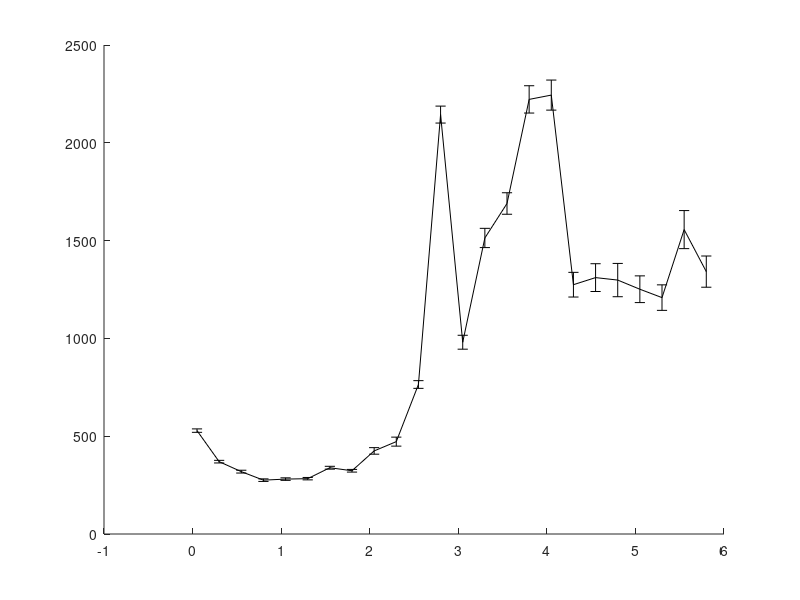

Write MATLAB code to recreate this figure. (Note: this script raises an error after producing the figure.)
% In this experiment I compare the performance of the GD (with KDL) and the
% PCS on one scene with obstacles where the start and goal configurations
% are:
% State c_start = {0.5236, 1.7453, -1.8326, -1.4835,	1.5708,	0, 1.004278, 0.2729, 0.9486, -1.15011, 1.81001, -1.97739};
% State c_goal = {0.5236, 0.34907, 0.69813, -1.3963, 1.5708, 0, 0.7096, 1.8032, -1.7061, -1.6286, 1.9143, -2.0155}; // Robot 2 no backflip - Elbow down
% This while benchmarking the maximum step distance.
% With joint limits of the ABB robots.
% BiRRT planner
% last updated: 08/29/17

clear all
clc

%%
D1 = load('benchmark_BiRRT_PCS_3poles_rangeB.txt'); 

%%
D2 = load('benchmark_BiRRT_GD_3poles_rangeB.txt'); 
D2 = D2(D2(:,1) > 0.6,:);

%%
% PCS
rd = sort(unique(D1(:,1)));
for i = 1:length(rd)
    M = D1(D1(:,1)==rd(i), 2:end);
    td(i) = mean(M(:,4))*1e3;
    td_ste(i) = 1e3*std(M(:,4))/sqrt(size(M,1));
    nodes_d(i) =  mean(M(:,10));
    trees_d(i) =  mean(M(:,11));
    tlc_d(i) = mean(M(:,12))*1e3;
end

%%
% GD
rg = sort(unique(D2(:,1)));
for i = 1:length(rg)
    M = D2(D2(:,1)==rg(i), 2:end);
%     disp([i-1 rg(i)  size(M,1)])
    tg(i) = mean(M(:,4))*1e3;
    tg_ste(i) = 1e3*std(M(:,4))/sqrt(size(M,1));
    nodes_g(i) =  mean(M(:,10));
    trees_g(i) =  mean(M(:,11));
    tlc_g(i) = mean(M(:,12))*1e3;
end

%%
disp(' ');
[tdmin, id] = min(td);
[tgmin, ig] = min(tg);

%%
h = figure(1);
clf
errorbar(rd,td,td_ste,'-k','linewidth',2);
hold on
errorbar(rg,tg,tg_ste,'--k','linewidth',2);
hold off
ylabel('mean runtime [msec]');
xlabel('max. local-connection distance');
legend('PCS','GD');
% xlim([0 6]);
% xlim([min(rd) max(rd)]);

%% 
D1 = D1(D1(:,1)==rd(id), 2:end);
verf = D1(:,1)==1;
suc = D1(:,2)==1;

disp('PCS:');
disp(['Results of ' num2str(size(D1,1)) ' queries.']);
disp(['Minimum avg. runtime for PCS is ' num2str(tdmin) 'msec with d = ' num2str(rd(id)) ]);
disp(['Percent of successful queries verified: ' num2str(sum(verf & suc)/sum(suc)*100) '%']);
disp(['Plan distance: ' num2str(D1(1,3)) ]);
disp(['Avg. runtime: ' num2str(mean(D1(:,4))*1e3)  ' +/- ' num2str(std(D1(:,4))/sqrt(size(D1,1))*1e3) ' msec ']);
disp(['Avg. local-connection time: ' num2str(mean(D1(:,12))*1e3)  ' +/- ' num2str(std(D1(:,12))/sqrt(size(D1,1))*1e3) ' msec ']);
disp(['Avg. nodes in path: ' num2str(floor(mean(D1(:,10)))) ]);
disp(['Avg. nodes in trees: ' num2str(floor(mean(D1(:,11)))) ]);
disp(['Avg. number of IK solutions: ' num2str(floor(mean(D1(:,5)))) ]);

%%
D2 = D2(D2(:,1)==rg(ig), 2:end);
verf = D2(:,1)==1;
suc = D2(:,2)==1;

disp('GD:');
disp(['Results of ' num2str(size(D2,1)) ' queries.']);
disp(['Minimum avg. runtime for GD is ' num2str(tgmin) 'msec with d = ' num2str(rg(ig)) ]);
disp(['Percent of successful queries verified: ' num2str(sum(verf & suc)/sum(suc)*100) '%']);
disp(['Plan distance: ' num2str(D2(1,3)) ]);
disp(['Avg. runtime: ' num2str(mean(D2(:,4))*1e3)  ' +/- ' num2str(std(D2(:,4))/sqrt(size(D2,1))*1e3) ' msec ']);
disp(['Avg. local-connection time: ' num2str(mean(D2(:,12))*1e3)  ' +/- ' num2str(std(D2(:,12))/sqrt(size(D2,1))*1e3) ' msec ']);
disp(['Avg. nodes in path: ' num2str(floor(mean(D2(:,10)))) ]);
disp(['Avg. nodes in trees: ' num2str(floor(mean(D2(:,11)))) ]);
disp(['Avg. number of projections: ' num2str(floor(mean(D2(:,5)))) ]);

%%
disp(' ');
disp(['Best speed-up: t_{gd}/t_{pcs} = ' num2str(tgmin/tdmin) ]);

%%
%%
%%

% PCS
td = D1(:,4);
maxT = max(td);
T1 = linspace(0,maxT,100);
T1 = T1(2:end);
for i = 1:length(T1)
    sd = td < T1(i);
    md(i) = mean(td(sd));
    Md(i) = 1-sum(sd)/length(td);
end
%%
% GD
tg = D2(:,4);
maxT = max(tg);
T2 = linspace(0,maxT,1000);
T2 = T2(2:end);
for i = 1:length(T2)
    sg = tg < T2(i);
    mg(i) = mean(tg(sg));
    Mg(i) = 1-sum(sg)/length(tg);
end
%%
h = figure(2);
clf
plot(T1,Md*100,'-k','linewidth',2);
hold on
plot(T2,Mg*100,'--k','linewidth',2);
hold off
xlabel('maximum runtime [sec]');
ylabel('failure rate [%]');
legend('PCS','GD');
xlim([0 max([T1 T2])]);
title('RRT');
